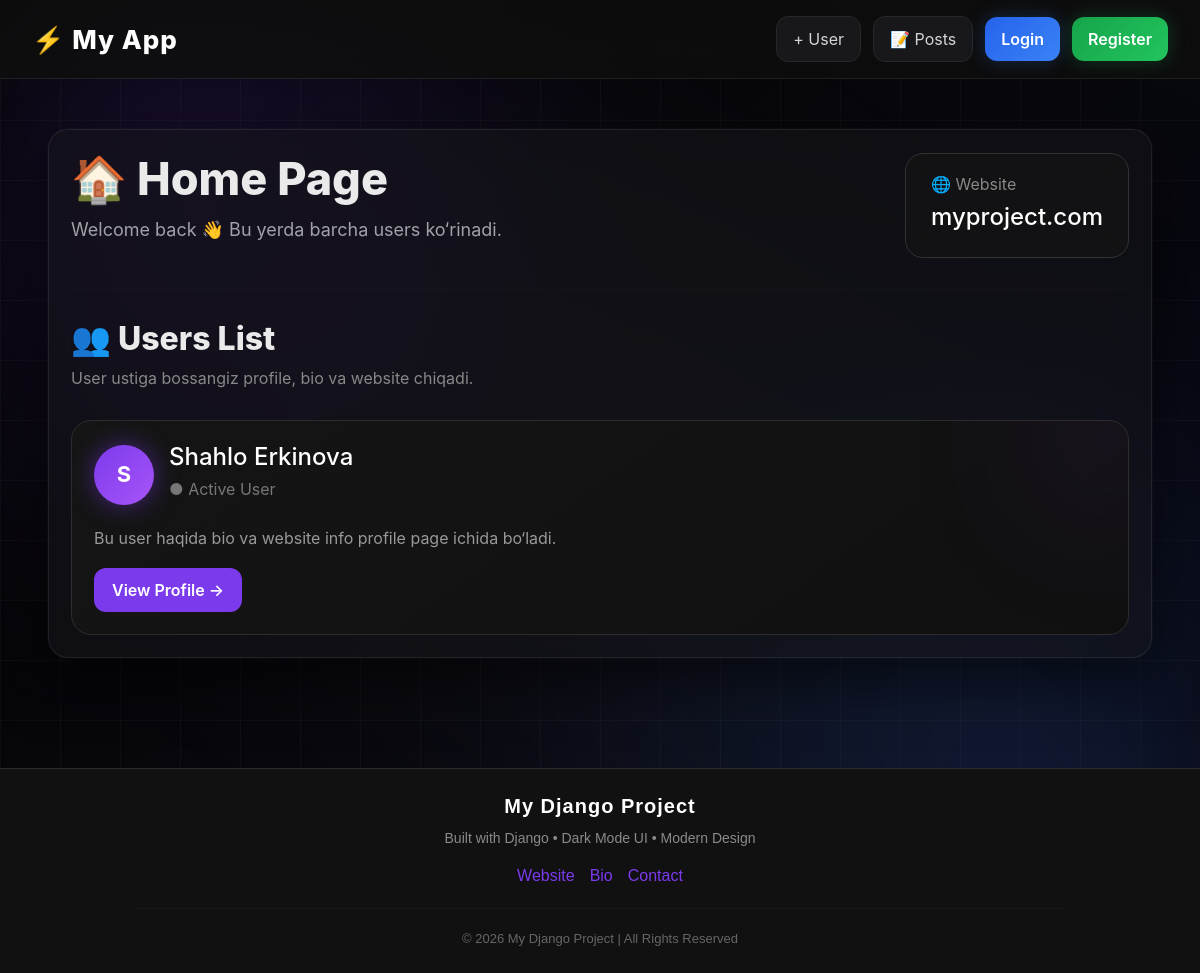
The page / on the database its author committed.
### user/models.py (models this page shows, shortened)
class CustomUser(AbstractUser):
    username = None
    email = models.EmailField(unique=True)
    USERNAME_FIELD = 'email'
    REQUIRED_FIELDS = ['first_name','last_name']
    phone_number=models.CharField(max_length=30,blank=False,null=False)
    avatar=models.ImageField(upload_to='images/',default='images/default.jpg',blank=True,null=False)
    slug=models.SlugField(blank=True, null=False,unique=True)
    created_at=models.DateTimeField(auto_now_add=True,blank=True,null=False)
    objects = CustomUserManager() #     `manager ulash

### user/views.py (the view)
# urls.py: path('', views.home_view,name='home_view'),
def home_view(request):
    users = User.objects.all()
    return render(request, 'home_view.html',{'users': users})

### templates/home_view.html (shortened to what this page needs)
{% extends 'base.html' %}
{% block content %}
<div class="dark-card home-card">
    <div style="
        display:flex;
        justify-content:space-between;
        align-items:center;
        flex-wrap:wrap;
        gap:20px;
        margin-bottom:30px;
    ">
        <div class="title">
            <h1 style="
                font-size:45px;
                font-weight:800;
                margin-bottom:10px;
            ">
                🏠 Home Page
            </h1>
            <p style="
                color:#a1a1aa;
                font-size:18px;
            ">
                Welcome back 👋 Bu yerda barcha users ko‘rinadi.
            </p>
        </div>
        <div class="website-box">
            <p style="
                margin:0;
                color:#888;
            ">
                🌐 Website
            </p>
            <h4 style="
                color:white;
                margin-top:7px;
            ">
                myproject.com
            </h4>
        </div>
    </div>
    <hr>
    <div style="margin:30px 0">
        <h2 style="font-weight:800">
            👥 Users List
        </h2>
        <p style="color:#888">
            User ustiga bossangiz profile, bio va website chiqadi.
        </p>
    </div>
    {% if users %}
    <div style="
        display:grid;
        grid-template-columns:repeat(auto-fit,minmax(270px,1fr));
        gap:22px;
    ">
    {% for user in users %}
        <div class="user-card">
            <div style="
                display:flex;
                align-items:center;
                gap:15px;
                margin-bottom:20px;
            ">
                <div class="avatar">
                    {{ user.first_name|slice:":1" }}
                </div>
                <div>
                    <h4 style="
                        margin:0;
                        color:white;
                    ">
                        {{ user.first_name }}
                        {{ user.last_name }}
                    </h4>
                    <p style="
                        margin:5px 0;
                        color:#777;
                    ">
                        ● Active User
                    </p>
                </div>
            </div>
            <p style="
                color:#999;
                line-height:1.6;
            ">
                Bu user haqida bio va website info profile page ichida bo‘ladi.
            </p>
            {% if user.slug %}
            <a class="profile-btn"
               href="{% url 'user_view' user.slug %}">
                View Profile →
            </a>
            {% else %}
            <span style="color:#777">
                Slug topilmadi
            </span>
            {% endif %}
        </div>
    {% endfor %}
    </div>
    {% endif %}
</div>
{% endblock %}

### templates/base.html (style rules this page uses)
body { margin: 0; min-height: 100vh; font-family: "Inter", Arial, sans-serif; color: #eaeaea; overflow-x: hidden; position: relative; background: linear-gradient(-45deg, #050505, #0b0b12, #0a0a1a, #050505); background-size: 400% 400%; animation: bgMove 18s ease infinite; }
body::before { content: ""; position: fixed; inset: 0; background: linear-gradient(rgba(255,255,255,0.03) 1px, transparent 1px), linear-gradient(90deg, rgba(255,255,255,0.03) 1px, transparent 1px); background-size: 60px 60px; z-index: -2; pointer-events: none; }
body::after { content: ""; position: fixed; inset: 0; background: radial-gradient(circle at 15% 20%, rgba(124,58,237,0.18), transparent 35%), radial-gradient(circle at 85% 80%, rgba(59,130,246,0.16), transparent 40%), radial-gradient(circle at 50% 50%, rgba(255,255,255,0.04), transparent 60%); filter: blur(80px); z-index: -1; pointer-events: none; }
a { text-decoration: none; color: inherit; transition: 0.2s; }
.dark-card { background: rgba(20, 20, 25, 0.6); border: 1px solid rgba(255,255,255,0.08); border-radius: 20px; padding: 22px; backdrop-filter: blur(18px); -webkit-backdrop-filter: blur(18px); box-shadow: 0 0 0 1px rgba(255,255,255,0.02), 0 20px 60px rgba(0,0,0,0.6); transition: 0.25s; }
hr { border-color: rgba(255,255,255,0.08); }

### templates/home_view.html (style rules this page uses)
.home-card { animation: fadeUp 0.8s ease; }
.user-card { background: linear-gradient( 145deg, #151515, #101010 ); border:1px solid #2d2d2d; border-radius:20px; padding:22px; transition:all .35s ease; position:relative; overflow:hidden; }
.user-card::before { content:""; position:absolute; width:120px; height:120px; background:#7c3aed; filter:blur(80px); opacity:.15; top:-40px; right:-40px; }
.avatar { width:60px; height:60px; border-radius:50%; background:linear-gradient( 135deg, #7c3aed, #a855f7 ); display:flex; align-items:center; justify-content:center; font-size:22px; font-weight:bold; color:white; box-shadow:0 0 25px rgba(124,58,237,.5); animation:pulse 3s infinite; }
.profile-btn { display:inline-block; padding:10px 18px; border-radius:12px; background:#7c3aed; color:white; text-decoration:none; transition:.3s; font-weight:600; }
.website-box { background:rgba(20,20,20,.7); backdrop-filter:blur(10px); border:1px solid #333; padding:18px 25px; border-radius:18px; animation:slideRight .8s ease; }
.title { animation:fadeLeft .8s ease; }

### rows shown on the page
CustomUser: first_name "S", first_name "Shahlo", last_name "Erkinova", shows "View Profile →"
